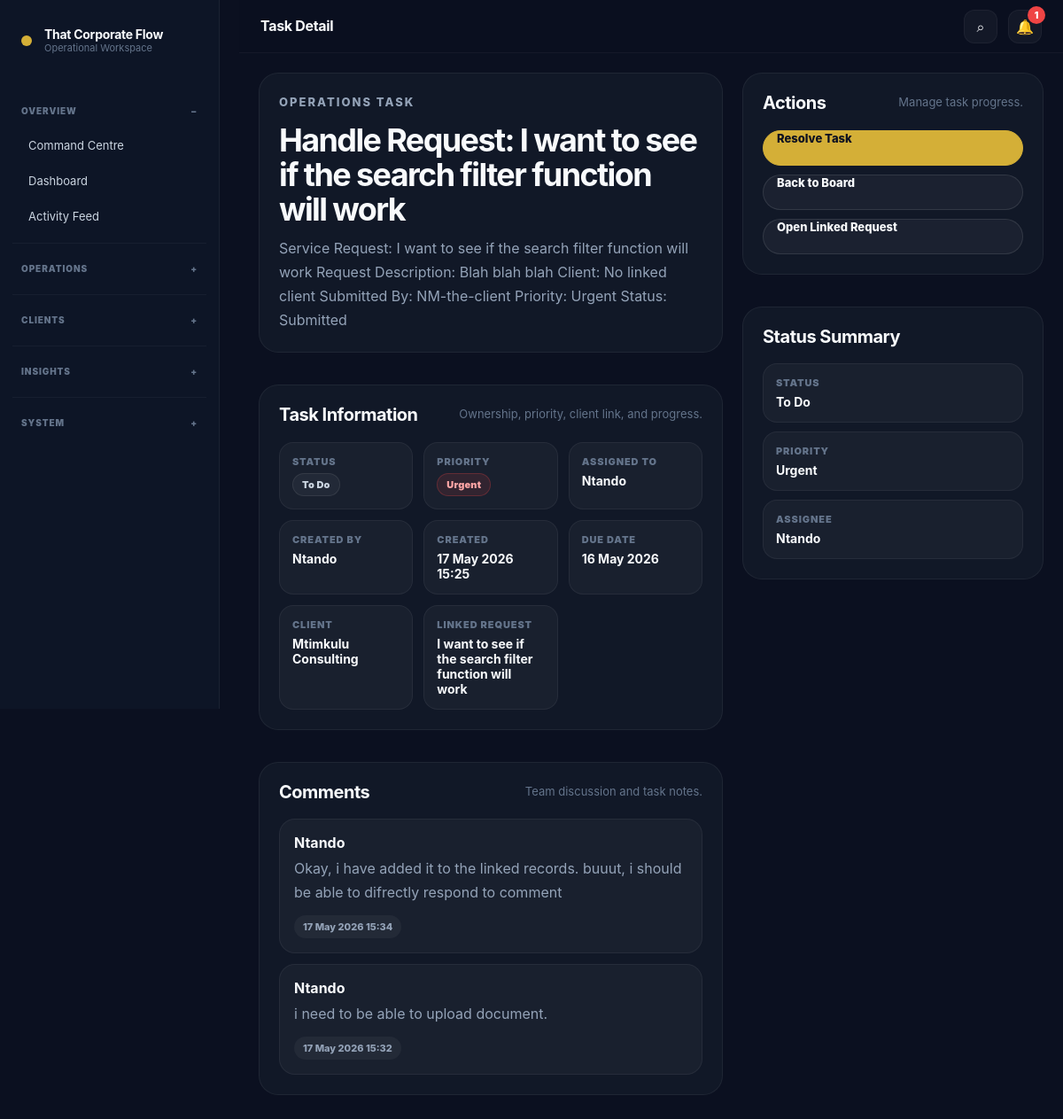
/operations/2/ (signed in), run on the app's committed database.
### operations/models.py (models this page shows, shortened)
class InternalTask(models.Model):
    STATUS_CHOICES = [
        ('todo', 'To Do'),
        ('in_progress', 'In Progress'),
        ('blocked', 'Blocked'),
        ('completed', 'Completed'),
        ('cancelled', 'Cancelled'),
    ]
    PRIORITY_CHOICES = TaskTemplate.PRIORITY_CHOICES
    title = models.CharField(max_length=255)
    description = models.TextField(blank=True)
    template = models.ForeignKey(
        TaskTemplate,
        on_delete=models.SET_NULL,
        related_name='tasks',
        blank=True,
        null=True
    )
    assigned_to = models.ForeignKey(
        settings.AUTH_USER_MODEL,
        on_delete=models.SET_NULL,
        related_name='assigned_internal_tasks',
        blank=True,
        null=True
    )
    created_by = models.ForeignKey(
        settings.AUTH_USER_MODEL,
        on_delete=models.SET_NULL,
        related_name='created_internal_tasks',
        blank=True,
        null=True
    )
    linked_request = models.ForeignKey(
        'service_requests.ServiceRequest',
        on_delete=models.SET_NULL,
        related_name='internal_tasks',
        blank=True,
        null=True
    )
    linked_client = models.ForeignKey(
        'clients.ClientFolder',
        on_delete=models.SET_NULL,
        related_name='internal_tasks',
        blank=True,
        null=True
    )
    status = models.CharField(max_length=50, choices=STATUS_CHOICES, default='todo')
    priority = models.CharField(max_length=50, choices=PRIORITY_CHOICES, default='medium')
    due_date = models.DateField(blank=True, null=True)
    completed_at = models.DateTimeField(blank=True, null=True)
    created_at = models.DateTimeField(default=timezone.now)
    updated_at = models.DateTimeField(auto_now=True)

class InternalTaskComment(models.Model):
    task = models.ForeignKey(
        InternalTask,
        on_delete=models.CASCADE,
        related_name='comments'
    )
    author = models.ForeignKey(
        settings.AUTH_USER_MODEL,
        on_delete=models.CASCADE,
        related_name='internal_task_comments'
    )
    comment = models.TextField()
    created_at = models.DateTimeField(default=timezone.now)

### accounts/models.py (models this page shows, shortened)
class CustomUser(AbstractUser):
    ROLE_CHOICES = [
        ('admin', 'Admin'),
        ('operations', 'Operations'),
        ('finance', 'Finance'),
        ('client', 'Client'),
        ('viewer', 'Viewer'),
    ]
    role = models.CharField(
        max_length=50,
        choices=ROLE_CHOICES,
        default='viewer'
    )
    company_name = models.CharField(
        max_length=255,
        blank=True
    )
    phone_number = models.CharField(
        max_length=50,
        blank=True
    )
    must_change_password = models.BooleanField(
        default=False
    )

### clients/models.py (models this page shows, shortened)
class ClientFolder(models.Model):
    owner = models.ForeignKey(
        settings.AUTH_USER_MODEL,
        on_delete=models.CASCADE,
        related_name='client_folders',
        blank=True,
        null=True
    )
    client_name = models.CharField(max_length=200)
    client_email = models.EmailField(blank=True, null=True)
    folder_path = models.CharField(max_length=500, blank=True)
    notes = models.TextField(blank=True)
    created_at = models.DateTimeField(default=timezone.now)

### service_requests/models.py (models this page shows, shortened)
class ServiceRequest(models.Model):
    REQUEST_TYPES = [
        ('contract', 'New Contract Request'),
        ('invoice', 'Invoice Request'),
        ('quotation', 'Quotation Request'),
        ('report', 'Report Submission'),
        ('support', 'Support Request'),
        ('review', 'Document Review'),
        ('general', 'General Admin Request'),
    ]
    STATUS_CHOICES = [
        ('submitted', 'Submitted'),
        ('under_review', 'Under Review'),
        ('approved', 'Approved'),
        ('rejected', 'Rejected'),
        ('completed', 'Completed'),
    ]
    PRIORITY_LEVELS = [
        ('low', 'Low'),
        ('medium', 'Medium'),
        ('high', 'High'),
        ('urgent', 'Urgent'),
    ]
    submitted_by = models.ForeignKey(
        settings.AUTH_USER_MODEL,
        on_delete=models.CASCADE,
        related_name='submitted_requests'
    )
    assigned_to = models.ForeignKey(
        settings.AUTH_USER_MODEL,
        on_delete=models.SET_NULL,
        related_name='assigned_requests',
        blank=True,
        null=True
    )
    linked_folder = models.ForeignKey(
        'clients.ClientFolder',
        on_delete=models.SET_NULL,
        related_name='service_requests',
        blank=True,
        null=True
    )
    linked_file = models.ForeignKey(
        'clients.ClientFile',
        on_delete=models.SET_NULL,
        related_name='service_requests',
        blank=True,
        null=True
    )
    linked_document = models.ForeignKey(
        'documents.GeneratedDocument',
        on_delete=models.SET_NULL,
        related_name='service_requests',
        blank=True,
        null=True
    )
    title = models.CharField(max_length=255)
    request_type = models.CharField(
        max_length=50,
        choices=REQUEST_TYPES,
        default='general'
    )
    description = models.TextField()
    supporting_file = models.FileField(
        upload_to='request_uploads/',
        blank=True,
        null=True
    )
    status = models.CharField(
        max_length=50,
        choices=STATUS_CHOICES,
        default='submitted'
    )
    priority = models.CharField(
        max_length=20,
        choices=PRIORITY_LEVELS,
        default='medium'
    )
    due_date = models.DateField(
        blank=True,
        null=True
    )
    created_at = models.DateTimeField(default=timezone.now)
    updated_at = models.DateTimeField(auto_now=True)
    reviewed_at = models.DateTimeField(blank=True, null=True)
    reviewed_by = models.ForeignKey(
        settings.AUTH_USER_MODEL,
        on_delete=models.SET_NULL,
        related_name='reviewed_requests',
        blank=True,
        null=True
    )

### operations/views.py (the view)
# urls.py: path('<int:task_id>/', views.task_detail, name='task_detail'),
@login_required
def task_detail(request, task_id):
    task = get_accessible_task_or_404(request.user, task_id)
    if request.method == 'POST':
        comment_form = InternalTaskCommentForm(request.POST)
        if comment_form.is_valid():
            comment = comment_form.save(commit=False)
            comment.task = task
            comment.author = request.user
            comment.save()
            log_activity(
                'workflow_ran',
                f'Task comment added: {task.title}',
                f'{request.user.username} commented on a task.'
            )
            if task.assigned_to and task.assigned_to != request.user:
                create_notification(
                    recipient=task.assigned_to,
                    title='New task comment',
                    message=f'{request.user.username} commented on {task.title}.',
                    notification_type='info',
                    link=f'/operations/{task.id}/'
                )
            messages.success(request, 'Comment added successfully.')
            return redirect('task_detail', task_id=task.id)
    else:
        comment_form = InternalTaskCommentForm()
    comments = task.comments.select_related('author').all().order_by('-created_at')
    checklist_items = task.checklist_items.select_related('completed_by').all().order_by('order', 'created_at')
    checklist_form = InternalTaskChecklistItemForm(initial={'order': checklist_items.count() + 1})
    return render(request, 'operations/task_detail.html', {
        'task': task,
        'comments': comments,
        'comment_form': comment_form,
        'checklist_items': checklist_items,
        'checklist_form': checklist_form,
        'can_manage_tasks': can_manage_tasks(request.user),
    })

### templates/operations/task_detail.html
﻿{% extends 'base.html' %}
{% block page_title %}
Task Detail
{% endblock %}
{% block content %}
<section class='detail-shell'>
    <div class='detail-main'>
        <section class='detail-hero-card'>
            <div>
                <p class='eyebrow'>Operations Task</p>
                <h2>{{ task.title }}</h2>
                <p>{{ task.description }}</p>
            </div>
        </section>
        <section class='detail-panel'>
            <div class='panel-header'>
                <h3>Task Information</h3>
                <p>Ownership, priority, client link, and progress.</p>
            </div>
            <div class='detail-info-grid'>
                <div>
                    <span>Status</span>
                    <strong class='status-pill status-{{ task.status }}'>{{ task.get_status_display }}</strong>
                </div>
                <div>
                    <span>Priority</span>
                    <strong class='priority-pill priority-{{ task.priority }}'>{{ task.get_priority_display }}</strong>
                </div>
                <div>
                    <span>Assigned To</span>
                    <strong>{{ task.assigned_to.username|default:'Unassigned' }}</strong>
                </div>
                <div>
                    <span>Created By</span>
                    <strong>{{ task.created_by.username|default:'System' }}</strong>
                </div>
                <div>
                    <span>Created</span>
                    <strong>{{ task.created_at|date:'d M Y H:i' }}</strong>
                </div>
                {% if task.due_date %}
                    <div>
                        <span>Due Date</span>
                        <strong>{{ task.due_date|date:'d M Y' }}</strong>
                    </div>
                {% endif %}
                {% if task.linked_client %}
                    <div>
                        <span>Client</span>
                        <strong>{{ task.linked_client.client_name }}</strong>
                    </div>
                {% endif %}
                {% if task.linked_request %}
                    <div>
                        <span>Linked Request</span>
                        <strong>{{ task.linked_request.title }}</strong>
                    </div>
                {% endif %}
            </div>
        </section>
        <section class='detail-panel'>
            <div class='panel-header'>
                <h3>Comments</h3>
                <p>Team discussion and task notes.</p>
            </div>
            <div class='detail-list'>
                {% for comment in comments %}
                    <div class='detail-list-item'>
                        <div>
                            <strong>{{ comment.author.username }}</strong>
                            <p>{{ comment.comment }}</p>
                            <div class='detail-meta-row'>
                                <span>{{ comment.created_at|date:'d M Y H:i' }}</span>
                            </div>
                        </div>
                    </div>
                {% empty %}
                    <div class='clean-empty-state'>
                        <div class='empty-icon'>✎</div>
                        <h3>No comments yet</h3>
                        <p>Task notes and team comments will appear here.</p>
                    </div>
                {% endfor %}
            </div>
        </section>
    </div>
    <aside class='detail-side'>
        <section class='detail-panel sticky-detail-panel'>
            <div class='panel-header'>
                <h3>Actions</h3>
                <p>Manage task progress.</p>
            </div>
            <div class='detail-action-stack'>
                <a class='btn primary' href='{% url "resolve_task" task.id %}'>
                    Resolve Task
                </a>
                <a class='btn secondary' href='{% url "task_board" %}'>
                    Back to Board
                </a>
                {% if task.linked_request %}
                    <a class='btn secondary' href='{% url "request_detail" task.linked_request.id %}'>
                        Open Linked Request
                    </a>
                {% endif %}
            </div>
        </section>
        <section class='detail-panel'>
            <div class='panel-header'>
                <h3>Status Summary</h3>
            </div>
            <div class='side-summary-list'>
                <div>
                    <span>Status</span>
                    <strong>{{ task.get_status_display }}</strong>
                </div>
                <div>
                    <span>Priority</span>
                    <strong>{{ task.get_priority_display }}</strong>
                </div>
                <div>
                    <span>Assignee</span>
                    <strong>{{ task.assigned_to.username|default:'Unassigned' }}</strong>
                </div>
            </div>
        </section>
    </aside>
</section>
{% endblock %}

### data on the page
InternalTask: title "Handle Request: I want to see if the search filter function will work", description "Service Request: I want to see if the search filter function will work Request Description: Blah blah blah Client: No linked client Submitted By: NM-the-client Priority: Urgent Status: Submitted", status "To Do", priority "Urgent", assigned_to.username "Ntando", created_by.username "Ntando", created_at "17 May 2026 15:25", due_date "16 May 2026", linked_client.client_name "Mtimkulu Consulting", linked_request "I want to see if the search filter function will work"
InternalTaskComment: author.username "Ntando", comment "Okay, i have added it to the linked records. buuut, i should be able to difrectly respond to comment", created_at "17 May 2026 15:34"
InternalTaskComment: author.username "Ntando", comment "i need to be able to upload document.", created_at "17 May 2026 15:32"

### other printed values
{{ unread_notification_count }} "1"
